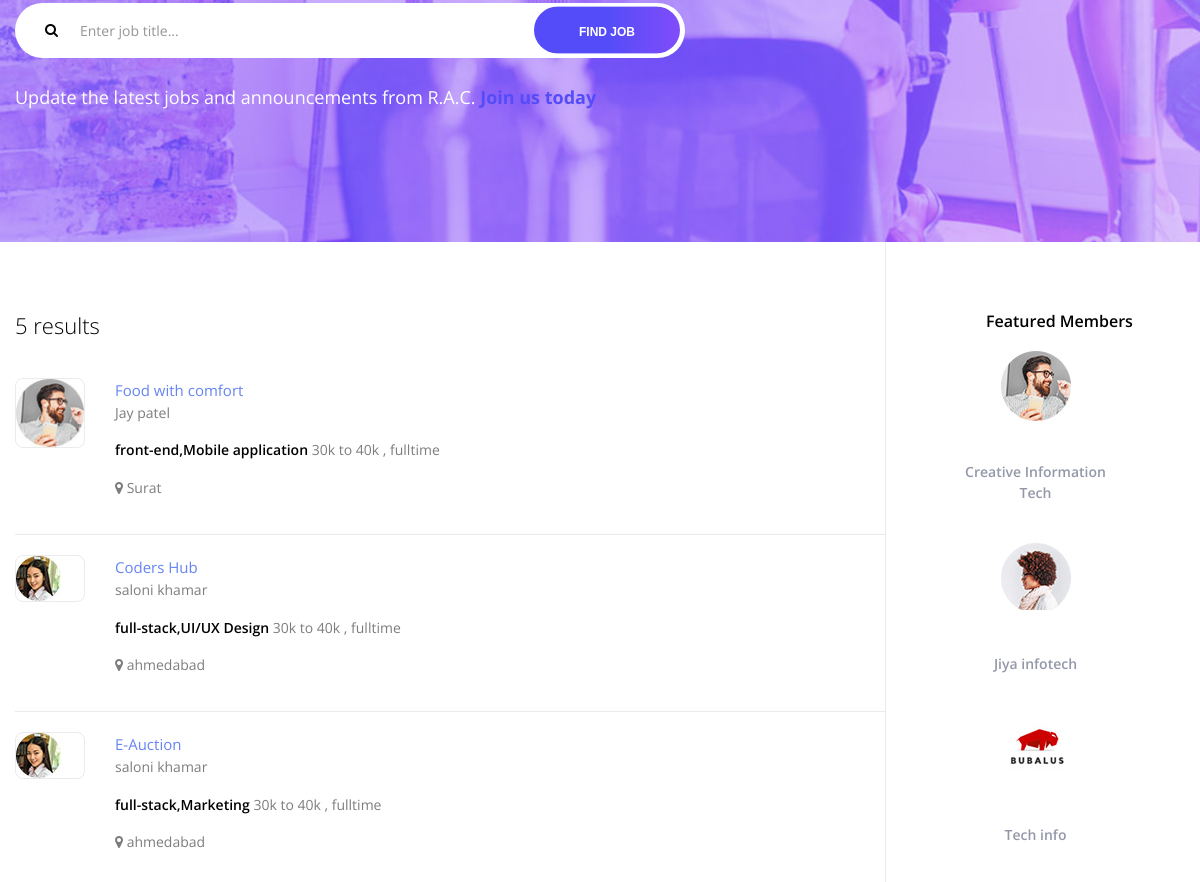
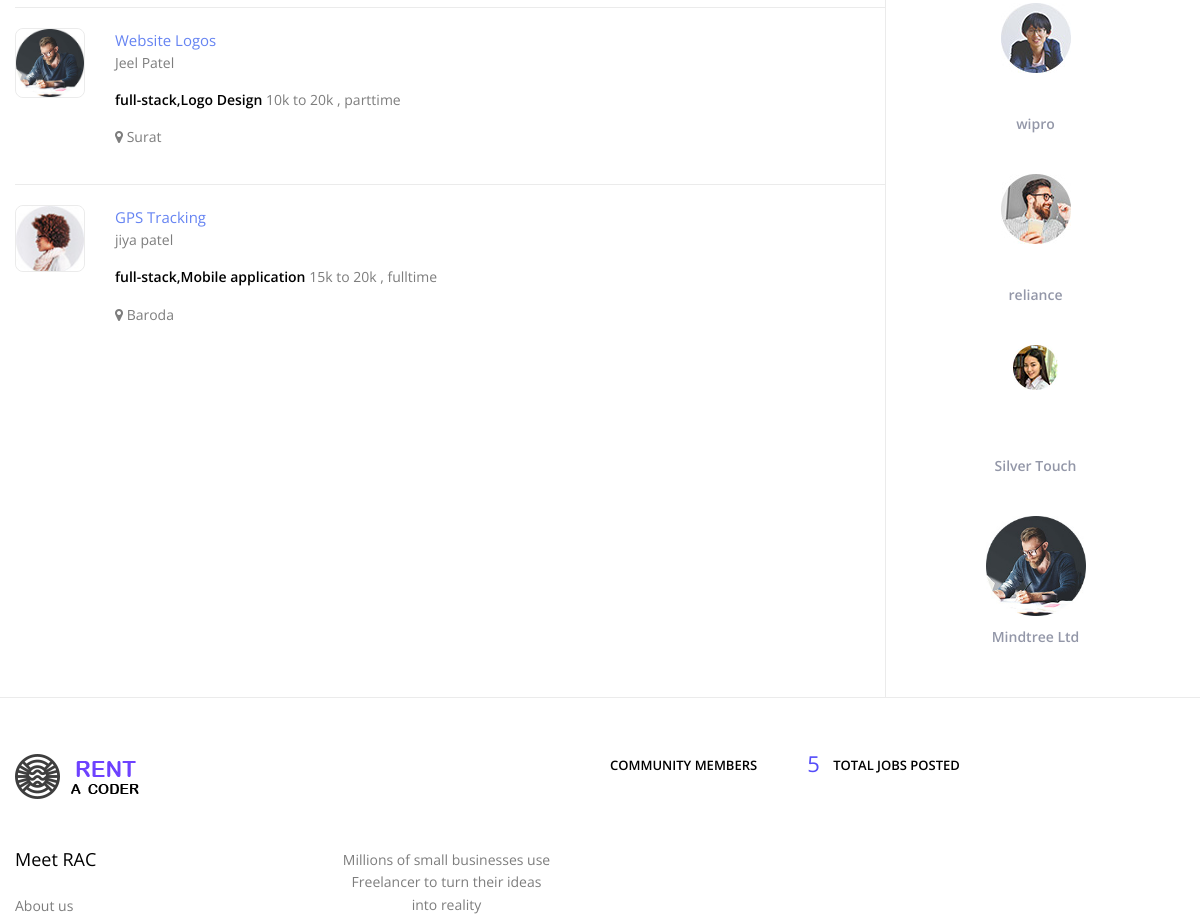
The app's page /developer_app/browse_job/ (middle part), older data (2 pictures, top to bottom).
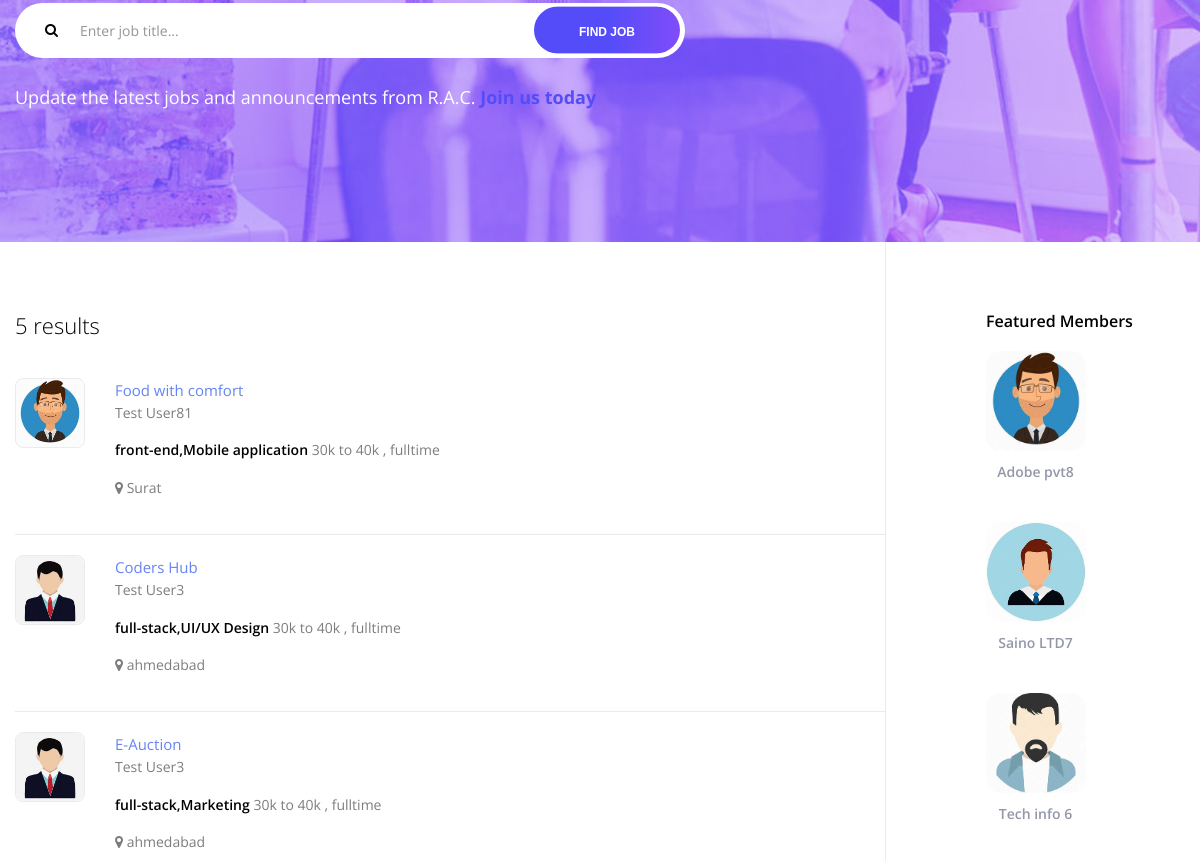
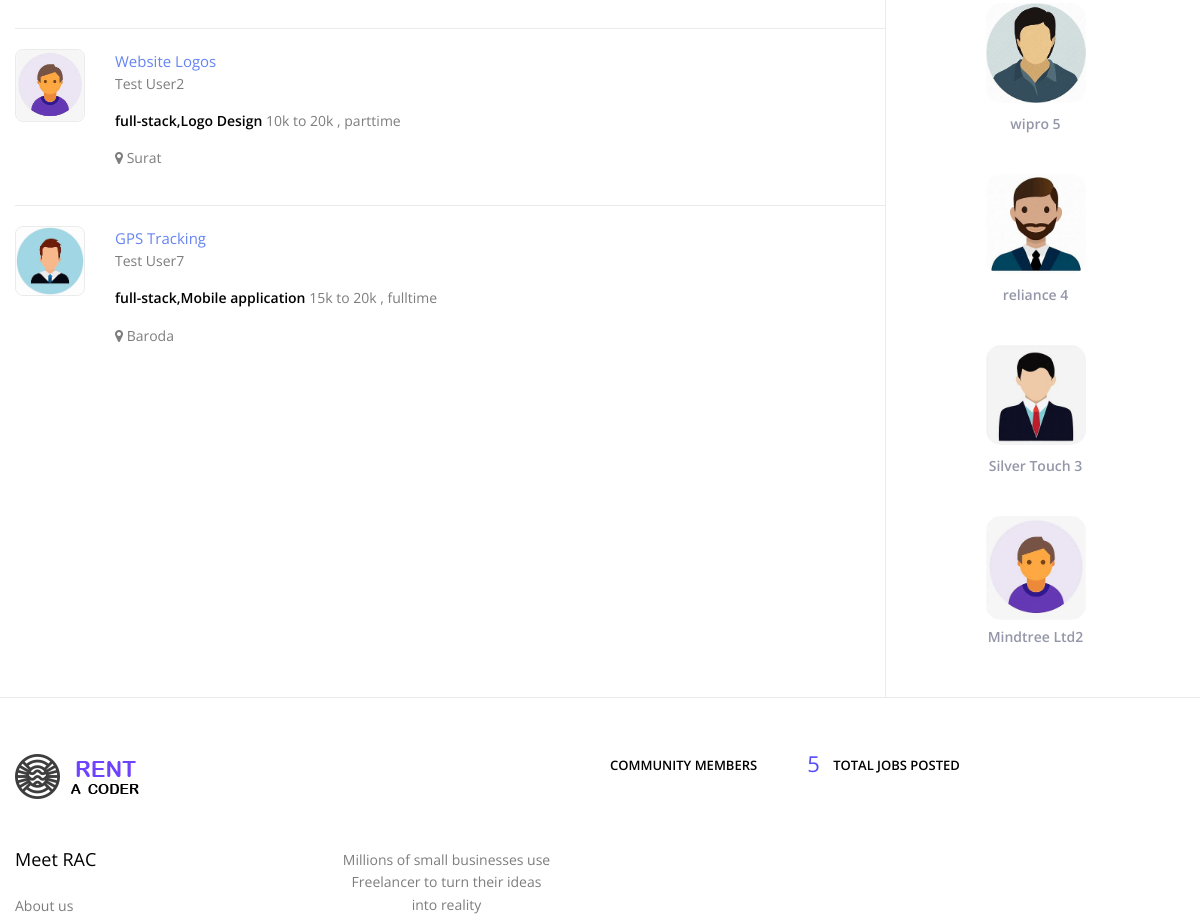
The same page, newer data (2 pictures, top to bottom).
### emp_app/models.py (models this page shows)
class Project(models.Model):
    project_title = models.CharField(max_length=100)
    project_description =models.TextField(max_length=20000,blank=True)
    project_duration = models.CharField(max_length=10,blank=True,null=True)
    date = models.DateTimeField(blank=True, null=True,default=timezone.now)
    price_range = models.CharField(max_length=10,blank=True,null=True)
    skill_choice =models.CharField(choices=skill_type,max_length=10,default='full-stack')
    job_choice = models.CharField(choices=job_type,max_length=10,default='Fulltime')
    client_id_fk = models.ForeignKey(Profile_client,on_delete=models.CASCADE,related_name='project_client')
    category_id_fk = models.ForeignKey(Category,on_delete=models.CASCADE,related_name='project_category')
    project_status = models.BooleanField(default=False,blank=True,null=True)
    def __str__(self):
        return f'{self.id}'
    def get_image_url_fk(self):
        return self.client_id_fk.picture.url

class Profile_client(models.Model):
    user_id_fk  = models.ForeignKey(CustomUser,on_delete=models.CASCADE,related_name='client_userid')
    company_name = models.CharField(max_length=100)
    company_description = models.TextField(max_length=20000,blank=True)
    qualification = models.CharField(max_length=10000)
    NoOfEmployees = models.CharField(max_length=50,blank=True,null=True)
    Designation = models.CharField(max_length=100)
    amount_range = models.CharField(max_length=50)
    DOB = models.DateTimeField(blank=True, null=True,default=timezone.now)
    location = models.CharField(max_length=200)
    picture = models.ImageField(upload_to='images',blank=True)
    def get_client_image_url(self):
        return f"{self.picture.url}"
    def __str__(self):
        return f'{self.user_id_fk}'

### signup_user/models.py (models this page shows)
class CustomUser(AbstractUser):
    user_type = models.CharField(max_length=50, choices=user_choice,default='client')
    def __str__(self):
        return f'{self.first_name} {self.last_name}'

### core/models.py (models this page shows, shortened)
class Category(models.Model):
    type = models.CharField(max_length=50)
    description = models.TextField(max_length=20000,blank=True,null=True)
    picture = models.ImageField(upload_to='Images',blank=True)
    color_picture = models.ImageField(upload_to='Images',blank=True)
    def __str__(self):
        return f'{self.type}'

### developer_app/views.py (the view)
# urls.py: path("browse_job/",views.browse_job,name="browse_job"),
def browse_job(request):
    return render(request,'developer_app/browse_job.html')

### core/context_processors.py (called while the page is built)
def project(request):
    project = Project.objects.filter(project_status='False')
    p_cnt = Project.objects.filter(project_status='False').count()
    print(project)
    return {'all_project':project,'project_count' : p_cnt}

def verticle_feature_members(request):
    verticle_feature_members = Profile_client.objects.all()[:7]
    return {'feature_members':verticle_feature_members}

def topcat(request):
    Category_display = list(Category.objects.all())
    Category_display = random.sample(Category_display,5)
    return {'topcat' : Category_display}

def topclient(request):
    topclient = list(Profile_client.objects.all())
    topclient = random.sample(topclient,5)
    return {'topclient' : topclient}

def topdev(request):
    topdev = list(Profile_dev.objects.all())
    topdev = random.sample(topdev,5)
    return {'topdev' : topdev}

### templates/developer_app/browse_job.html (shortened to what this page needs)
{% extends 'core/layout.html' %}
{%load static%}
{% block body %}
<div style="padding-top: 90px;" class="ps-page">
    <div class="ps-section--top bg--cover" data-background="{% static 'img/bg/pages/brow-employers.jpg' %}">
        <div class="container">
            <div class="ps-section__content">
                <form class="ps-form--home-find-job ps-form--top" action="{% url 'core:searchjobs' %}"
                    method="GET">
                    <div class="form-group"><i class="fa fa fa-search"></i>
                        <input class="form-control" type="text" name='q' placeholder="Enter job title...">
                        <button class="ps-btn ps-btn--gradient" type="submit">Find Job</button>
                    </div>
                    <p>Update the latest jobs and announcements from R.A.C.<a href="#"> Join us today</a></p>
                </form>
            </div>
        </div>
    </div>
    <div class="ps-section--sidebar ps-listing">
        <div class="container">
            <div class="ps-section__container">
                <div class="ps-section__content">
                    <div class="ps-section__items">
                        <h4 class="ps-heading--2 mb-40">{{project_count}} results</h4>
                        {% for project in all_project %}
                        <div class="ps-job">
                            <div class="ps-job__thumbnail"><a href="#"><img src="{{project.get_image_url_fk}}" alt=""></a>
                            </div>
                            <div class="ps-job__content"><a class="ps-job__title" href="#"> {{ project.project_title }}</a>
                                <p>{{ project.client_id_fk }} </p>
                                <p><strong>{{ project.skill_choice }},{{ project.category_id_fk }} </strong>{{ project.price_range }} , {{ project.job_choice }}
                                </p>
                                <p><i class="fa fa-map-marker"></i> {{ project.client_id_fk.location }}</p>
                            </div>
                        </div>
                        {% endfor %}
                    </div>
                </div>
                <div class="ps-section__sidebar">
                    <div class="widget widget_profile widget_feature-members">
                        <h3 class="widget-title">Featured Members</h3>
                        <figure>
                        {% for vf in feature_members %}
                        <div class="ps-block--company-tiny"><a class="ps-block__thumbnail" href="{% url 'emp_app:pr_client_profile' vf.id %}"><img
                                    src="{{vf.get_client_image_url}}" alt=""></a><a class="ps-block__title"
                                href="{% url 'emp_app:pr_client_profile' vf.id %}"> {{vf.company_name}}</a></div>
                        {% endfor %}
                        </figure>
                    </div>
                </div>
            </div>
        </div>
    </div>
</div>
{% endblock %}

Row changes from the older to the newer data that the page shows:
changed through a linked row, Project "Food with comfort": get_image_url_fk: a different picture; client_id_fk "Jay patel" → "Test User81"
changed through a linked row, Project "Coders Hub": get_image_url_fk: a different picture; client_id_fk "saloni khamar" → "Test User3"
changed through a linked row, Project "E-Auction": get_image_url_fk: a different picture; client_id_fk "saloni khamar" → "Test User3"
changed through a linked row, Project "Website Logos": get_image_url_fk: a different picture; client_id_fk "Jeel Patel" → "Test User2"
changed Project "GPS Tracking": get_image_url_fk: a different picture; client_id_fk "jiya patel" → "Test User7"
changed Profile_client: get_client_image_url: a different picture; company_name "Creative Information Tech" → "Adobe pvt8"
changed Profile_client: get_client_image_url: a different picture; company_name "Jiya infotech" → "Saino LTD7"
changed Profile_client: get_client_image_url: a different picture; company_name "Tech info" → "Tech info 6"
changed Profile_client: get_client_image_url: a different picture; company_name "wipro" → "wipro 5"
changed Profile_client: get_client_image_url: a different picture; company_name "reliance" → "reliance 4"
changed Profile_client: get_client_image_url: a different picture; company_name "Silver Touch" → "Silver Touch 3"
changed Profile_client: get_client_image_url: a different picture; company_name "Mindtree Ltd" → "Mindtree Ltd2"
